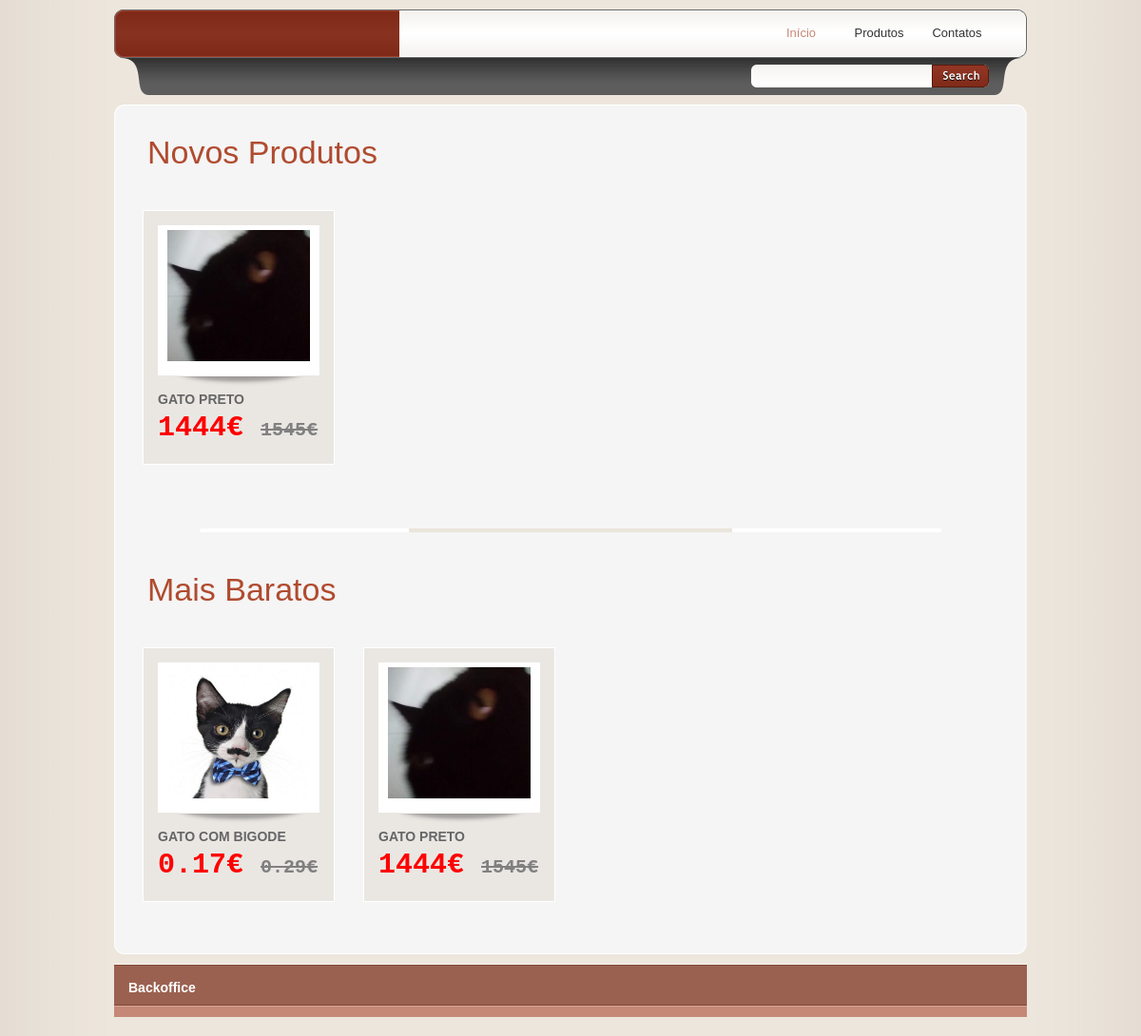
The page / on the database its author committed.
### tables this page shows
CREATE TABLE `produtos` (
  `id_produto` int(11) NOT NULL,
  `nome` varchar(100) NOT NULL,
  `descricao` varchar(100) NOT NULL,
  `preco` float NOT NULL,
  `imagem` varchar(500) NOT NULL,
  `visivel` tinyint(1) NOT NULL,
  `preco_promo` float NOT NULL,
  `id_categoria` int(11) NOT NULL
);

### index.php (the view, shortened to what this page needs)
<!DOCTYPE html
    PUBLIC "-//W3C//DTD XHTML 1.0 Transitional//EN" "http://www.w3.org/TR/xhtml1/DTD/xhtml1-transitional.dtd">
<html xmlns="http://www.w3.org/1999/xhtml">
<head>
    <link href="tooplate_style.css" rel="stylesheet" type="text/css" />
    <link rel="stylesheet" type="text/css" href="css/ddsmoothmenu.css" />
    <link rel="stylesheet" type="text/css" media="all" href="css/jquery.dualSlider.0.2.css" />
    <link rel="stylesheet" href="css/slimbox2.css" type="text/css" media="screen" />
    <?php include "backoffice/dbcon.inc" ?>
</head>
<body>
    <div id="tooplate_wrapper">
        <div id="tooplate_header">
            <div id="header_top">
                <div id="site_title"><a href="index.php"><img src="images/product/01.jpg"></a>
                </div>
                <div id="tooplate_menu" class="ddsmoothmenu">
                    <ul>
                        <li><a href="index.php" class="selected">Início</a></li>
                        <li><a href="products.php?id=0">Produtos</a>
                        </li>
                        <li><a href="contact.php" class="last">Contatos</a></li>
                    </ul>
                    <br style="clear: left" />
                </div>
            </div>
            <div id="header_bottom">
                <div id="tooplate_search">
                <form action="products.php" method="post">
                        <input type="text" value="" name="keyword" id="keyword" title="keyword" onfocus="clearText(this)" onblur="clearText(this)" class="txt_field" />
                    <input type="submit" name="Search" value="" alt="Search" id="searchbutton" title="Search" class="sub_btn" />
                </form>
                </div>
            </div>
        </div>
        <div id="tooplate_main"><span class="main_border main_border_t"></span><span
                class="main_border main_border_b"></span>
            <div class="product">
                <h1>Novos Produtos</h1>
                <?php
                    $sql = "SELECT * FROM `produtos` WHERE `visivel`=1 ORDER BY `id_produto` DESC LIMIT 4";
                    $resultado = mysqli_query($con,$sql) or die("Erro na expressão");
                    if(mysqli_num_rows($resultado) > 0) {
                        while($linha = mysqli_fetch_array($resultado)){
                            ?>
                                <div class="product_box">
                                    <div class="img_box"><span></span>
                                        <a href="productdetail.php?id=<?php echo $linha['id_produto']?>"><img style="width:150px; height:138px;"src="images/uploads/<?php echo $linha['imagem']?>" alt="image" /></a>
                                    </div>
                                    <h2><a href="productdetail.php?id=<?php echo $linha['id_produto']?>"><?php echo $linha["nome"] ?></a></h2>
                                    <p class="price" style="color:red;"><b><?php echo $linha["preco_promo"] ?>€</b>
                                        <?php
                                            if ($linha["preco_promo"] < $linha["preco"]) {
                                                ?>
                                                    <s style="color:gray; font-size:20px;"><?php echo $linha["preco"] ?>€</s>
                                                <?php
                                            }
                                        ?>
                                    </p>
                                </div>
                            <?php
                        }
                    }
                ?>
            </div>
            <div class="clear h20"></div>
            <hr />
            <div class="clear h10"></div>
            <div class="product">
                <h1>Mais Baratos</h1>
                <?php
                    $sql = "SELECT * FROM `produtos` ORDER BY `preco_promo`";
                    $resultado = mysqli_query($con,$sql) or die("Erro na expressão");
                    if(mysqli_num_rows($resultado) > 0) {
                        while($linha = mysqli_fetch_array($resultado)){
                            ?>
                                <div class="product_box">
                                    <div class="img_box"><span></span>
                                        <a href="productdetail.php?id=<?php echo $linha['id_produto']?>"><img style="width:150px; height:138px;"src="images/uploads/<?php echo $linha['imagem']?>" alt="image" /></a>
                                    </div>
                                    <h2><a href="productdetail.php?id=<?php echo $linha['id_produto']?>"><?php echo $linha["nome"] ?></a></h2>
                                    <p class="price" style="color:red;"><b><?php echo $linha["preco_promo"] ?>€</b>
                                        <?php
                                            if ($linha["preco_promo"] < $linha["preco"]) {
                                                ?>
                                                    <s style="color:gray; font-size:20px;"><?php echo $linha["preco"] ?>€</s>
                                                <?php
                                            }
                                        ?>
                                    </p>
                                </div>
                            <?php
                        }
                    }
                ?>
            </div>
        </div>
        <div id="tooplate_bottom_wrapper">
            <div id="tooplate_bottom">
                <a href="backoffice/index.php"><h4>Backoffice</h4></a>
            </div>
        </div>
    </div>
</body>
</html>

### tooplate_style.css (style rules this page uses)
body { margin: 0; padding: 0; tooplate_searchor: #8f7b76; font-family: Verdana, Arial, Helvetica, sans-serif; font-size: 15px; line-height: 1.4em; background-color: #d5ccbd; background-image: url(images/tooplate_body.jpg); background-repeat: repeat-y; background-position: center; }
h1, h2, h3, h4, h5, h6 { color:#b04b2f; font-weight:400; padding: 0; margin: 0 0 10px 0; }
h1 { font-size:34px; margin-bottom: 35px }
h2 { font-size:26px; margin-bottom: 30px; line-height: 20px; }
h4 { font-size:18px }
.clear { clear: both }
.h10 { height: 10px }
.h20 { height: 20px }
img { margin: 0; padding: 0; border: 0 }
p { margin: 0 0 10px 0; padding: 0 }
hr { clear: both; margin-bottom: 40px; padding-top: 28px; border: none; background: url(images/tooplate_hr.png) center bottom no-repeat }
input, select { margin-bottom: 10px }
a:link, a:visited { color:#9b412d; text-decoration: none }
#tooplate_wrapper { width: 960px; margin: 0 auto; padding: 10px; }
#tooplate_header { height: 90px; margin-bottom: 20px; background: url(images/tooplate_header.png) no-repeat }
#header_top { padding: 10px 30px; height: 30px; }
#header_bottom { padding: 8px 40px; height: 24px; line-height: 24px; color: #ccc }
#tooplate_main { padding: 30px 15px; position: relative; margin-bottom: 20px; background: url(images/tooplate_main_m.png) repeat-y }
#tooplate_main .main_border { position: absolute; left: 0; width: 960px; height: 10px; }
#tooplate_main .main_border_t { top: -10px; background: url(images/tooplate_main_t.png) }
#tooplate_main .main_border_b { bottom: -10px; background: url(images/tooplate_main_b.png) }
#tooplate_bottom_wrapper { width: 100%; background: #c58877 url(images/tooplate_bottom.png) repeat-x top; }
#tooplate_bottom { width: 930px; margin: 0 auto; padding: 10px 15px 0; color: #ece6dd; }
#site_title { float: left; }
#site_title a { display: block; font-size: 12px; font-family: Georgia, "Times New Roman", Times, serif; width: 250px; height: 30px; color: #e7c711; text-indent: -10000px; }
#tooplate_menu { float: right }
#tooplate_search { float: right; width: 250px; height: 24px; background: url(images/tooplate_search.png) }
#tooplate_search form { margin: 0; padding: 0; }
#tooplate_search .txt_field { float: left; display: block; height: 24px; width: 180px; padding: 0 5px; margin: 0; color: rgb(51, 51, 51); font-size: 12px; font-variant: normal; border: none; background: none; }
#tooplate_search .sub_btn { float: right; display: block; height: 24px; width: 60px; cursor: pointer; border: none; background: none; }
.product h1, .product h2 { margin-left: 20px; }
.product .product_box { float: left; width: 170px; background: #eae7e3; border: 1px solid #fff; margin: 15px; padding: 15px; }
.product .product_box .img_box { width: 160px; height: 148px; padding: 5px; text-align: center; background: #fff; margin-bottom: 15px; position: relative; }
.product .product_box .img_box span { position: absolute; width: 170px; height: 12px; bottom: -12px; left: 0; background: url(images/image_frame.png) center top no-repeat }
#tooplate_main .product .product_box h2 { margin: 0 0 10px 0; }
.product .product_box h2 a { font-weight: bold; color: #666; font-size: 14px; text-transform: uppercase }
.product .price { font-size: 30px; color: #dbc400; font-weight: 700; font-family: 'Courier New', Courier, monospace; }
#tooplate_bottom h4 { font-size: 14px; color: #fff; font-weight: 700; padding: 5px 0 20px; }
#tooplate_bottom a { color: #fff }

### css/ddsmoothmenu.css (style rules this page uses)
.ddsmoothmenu ul { margin: 0; padding: 0; list-style-type: none; }
.ddsmoothmenu ul li { position: relative; display: inline; float: left; }
.ddsmoothmenu ul li a { display: block; height: 30px; width: 77px; margin-right: 5px; line-height: 30px; font-size: 13px; color: #333; text-align: center; text-decoration: none; font-weight: 400; outline: none; background:url(../images/templatemo_menu_divider.png) center right no-repeat }
.ddsmoothmenu ul li a.last { background: none }
.ddsmoothmenu ul li a.selected, .ddsmoothmenu ul li a:hover { color: #c58877; }

### rows shown on the page
produtos: imagem (picture), nome "GATO PRETO", preco_promo "1444", preco "1545"
produtos: imagem (picture), nome "GATO COM BIGODE", preco_promo "0.17", preco "0.29"
